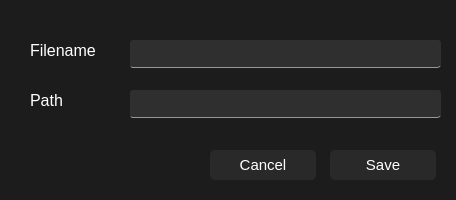
<?xml version="1.0" encoding="UTF-8"?>
<ui version="4.0">
 <class>CsvConvertor</class>
 <widget class="QMainWindow" name="CsvConvertor">
  <property name="geometry">
   <rect>
    <x>0</x>
    <y>0</y>
    <width>456</width>
    <height>200</height>
   </rect>
  </property>
  <property name="windowTitle">
   <string>MainWindow</string>
  </property>
  <property name="styleSheet">
   <string notr="true">QWidget{
	background-color: #1C1C1C;
}

QLineEdit{
	background-color: #2F2F2F;
	border-radius: 3px;
	color: white;
	border-bottom: 1px;
	border-style: solid;
	border-color: #979797;
}

QLineEdit:focus{
	border-color: #60CDFF;
}

QPushButton
{
    color: white;
    font-size: 15px;
    background-color: #292929;
    border-radius: 5px;
    font-family: &quot;Noto Sans&quot;
}

QPushButton::hover{ 
    background-color: #2F2F2F;
}

QPushButton:pressed{
    border-width: 1px;
    border-style: solid;
	border-color: white;
}

QLabel
{
    color: white;
	font-size: 16px;
    font-family: &quot;Noto Sans&quot;;l
    border-radius: 5px;
}</string>
  </property>
  <widget class="QWidget" name="centralwidget">
   <widget class="QLabel" name="fileName">
    <property name="geometry">
     <rect>
      <x>30</x>
      <y>40</y>
      <width>80</width>
      <height>21</height>
     </rect>
    </property>
    <property name="text">
     <string>Filename</string>
    </property>
   </widget>
   <widget class="QLabel" name="path">
    <property name="geometry">
     <rect>
      <x>30</x>
      <y>90</y>
      <width>80</width>
      <height>21</height>
     </rect>
    </property>
    <property name="text">
     <string>Path</string>
    </property>
   </widget>
   <widget class="QLineEdit" name="txtFileName">
    <property name="geometry">
     <rect>
      <x>130</x>
      <y>40</y>
      <width>311</width>
      <height>28</height>
     </rect>
    </property>
   </widget>
   <widget class="QLineEdit" name="txtPath">
    <property name="geometry">
     <rect>
      <x>130</x>
      <y>90</y>
      <width>311</width>
      <height>28</height>
     </rect>
    </property>
   </widget>
   <widget class="QPushButton" name="saveButton">
    <property name="geometry">
     <rect>
      <x>330</x>
      <y>150</y>
      <width>106</width>
      <height>30</height>
     </rect>
    </property>
    <property name="text">
     <string>Save</string>
    </property>
   </widget>
   <widget class="QPushButton" name="cancelButton">
    <property name="geometry">
     <rect>
      <x>210</x>
      <y>150</y>
      <width>106</width>
      <height>30</height>
     </rect>
    </property>
    <property name="text">
     <string>Cancel</string>
    </property>
   </widget>
  </widget>
 </widget>
 <resources/>
 <connections/>
</ui>
